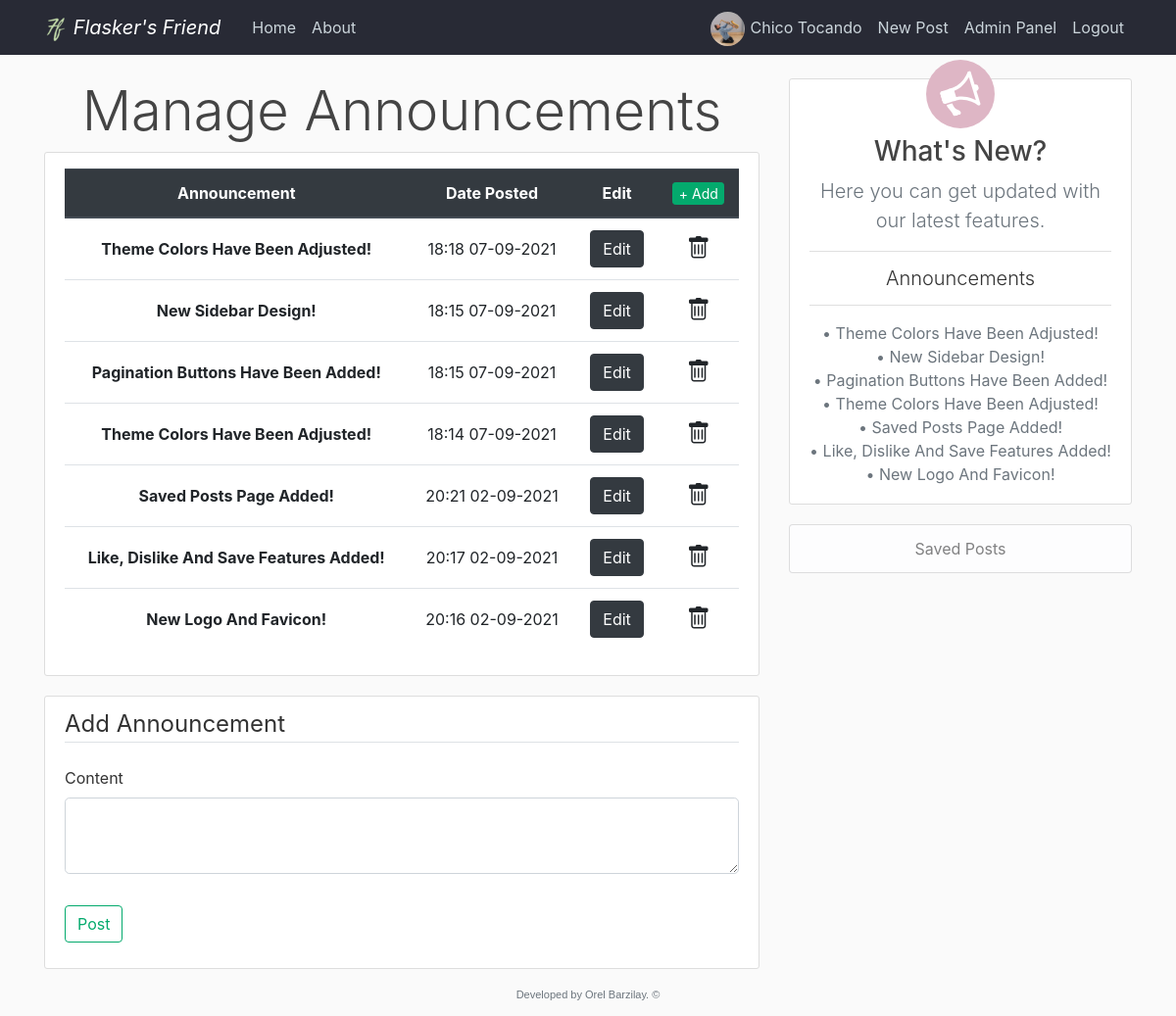
The app's page /announcements/add (signed in) with its own data.
### flaskblog/models.py (models this page shows, shortened)
class User(db.Model, UserMixin):
    id = db.Column(db.Integer, primary_key=True)
    username = db.Column(db.String(20), unique=True, nullable=False)
    email = db.Column(db.String(120), unique=True, nullable=False)
    image_file = db.Column(db.String(20), nullable=False, default='default.jpg')
    password = db.Column(db.String(60), nullable=False)
    admin = db.Column(db.Integer, nullable=False, default=0)  # Self Added
    posts = db.relationship('Post', backref='author', lazy=True)  # Here we refer the post class
    liked = db.relationship('PostLike', foreign_keys='PostLike.user_id', backref='user', lazy='dynamic')
    disliked = db.relationship('PostDislike', foreign_keys='PostDislike.user_id', backref='user', lazy='dynamic')
    saved = db.relationship('PostSave', foreign_keys='PostSave.user_id', backref='user', lazy='dynamic')

class Announcements(db.Model):
    id = db.Column(db.Integer, primary_key=True)
    content = db.Column(db.Text, nullable=False)
    date_posted = db.Column(db.DateTime, nullable=False, default=datetime.now, onupdate=datetime.now)

### flaskblog/admin/routes.py (the view)
@admin.route("/announcements/add", methods=['GET', 'POST'])
@admin_auth
def add_ann():
    anns = Announcements.query.order_by(Announcements.date_posted.desc())
    form = AddAnnouncementForm()
    if form.validate_on_submit():
        announcement = Announcements(content=form.content.data)
        db.session.add(announcement)
        db.session.commit()
        flash('Your announcement has been created!', 'success')
        return redirect(url_for('admin.announcements'))
    return render_template('admin/add_ann.html', title='Manage Announcements',
                           anns=anns, form=form, legend='Add Announcement')

### flaskblog/admin/forms.py
class AddAnnouncementForm(FlaskForm):
    content = TextAreaField('Content', validators=[DataRequired(), Length(min=1, max=150)])
    submit = SubmitField('Post')

### flaskblog/admin/utils.py (called while the page is built)
def admin_auth(func):
    @wraps(func)
    @login_required
    def wrapper(*args, **kwargs):
        if current_user.admin:
            return func(*args, **kwargs)
        return abort(403)
    return wrapper

### flaskblog/models.py (called while the page is built)
@login_manager.user_loader
def load_user(user_id):
    return User.query.get(int(user_id))

### flaskblog/templates/admin/add_ann.html (shortened to what this page needs)
{% extends "admin/announcements.html" %}
{% block secondary_content %}
<div class="content-section">
  <form method="POST" action="">
    <fieldset class="form-group">
      <legend class="border-bottom mb-4">{{ legend }}</legend>
      <div class="form-group">
        {{ form.content.label(class="form-control-label") }}
        {% if form.content.errors %}
          {{ form.content(class="form-control form-control-lg is-invalid") }}
          <div class="invalid-feedback">
            {% for errors in form.content.errors %}
              <span>{{ error }}</span>
            {% endfor %}
          </div>
        {% else %}
          {{ form.content(class="form-control form-control-lg") }}
        {% endif %}
      </div>
    </fieldset>
    <div class="form-group">
      {{ form.submit(class="btn btn-outline-emerald") }}
    </div>
  </form>
</div>
{% endblock secondary_content %}

### flaskblog/templates/admin/announcements.html
{% extends "layout.html" %}
{% block content %}
  <h1 class="display-4 text-center">Manage Announcements</h1>
  <div class="panel panel-default content-section">
    <div class="table-responsive">
      <table class="table table-hover user-manager-table-mt">
        <thead class="thead-dark">
          <tr>
            <th scope="col" class="text-center">Announcement</th>
            <th scope="col" class="text-center">Date&nbsp;Posted</th>
            <th scope="col" class="text-center">Edit</th>
            <th scope="col" class="text-center">
              <a type="button" class="btn btn-emerald btn-xs-ann" href="{{ url_for('admin.add_ann') }}">+ Add</a>
            </th>
          </tr>
        </thead>
        <tbody>
          {% for ann in anns %}
          <tr>
            <th scope="row" class="text-center align-middle">{{ ann.content }}</th>
            <td class="text-center align-middle">{{ ann.date_posted.strftime('%H:%M %d-%m-%Y') }}</td>
            <td class="text-center align-middle">
              <a type="button" class="btn btn-dark align-middle" href="{{ url_for('admin.edit_ann', ann_id=ann.id) }}">Edit</a>
            </td>
            <td class="text-center align-middle">
              <a class="bi bi-trash announcement-delete" href="{{ url_for('admin.delete_ann', ann_id=ann.id) }}"></a>
            </td>
          </tr>
          {% endfor %}
        </tbody>
      </table>
    </div>
  </div>
{% endblock content %}
{% block sidebar %}
  <div class="col-md-4">
    <div class="content-section">
        <span class="sidebar-circle">
            <img class="sidebar-megaphone" src="{{ url_for('static', filename='megaphone-white.svg') }}">
        </span>
      <h3 class="text-center">What's New?</h3>
      <p class="text-muted text-center lead">Here you can get updated with our latest features.</p>
        <ul class="list-group list-group-flush">
          <li class="list-group-item text-center lead mb-2">Announcements</li>
            <p class="text-center mt-2 text-muted sidebar-p-mb">
              {% for ann in anns %}
                  &#8226; {{ann.content}}<br>
              {% endfor %}
            </p>
        </ul>
    </div>
      <ul class="list-group mb-3">
        <a type="button" class="btn list-group-item list-group-item-light text-center sidebar-button" href="{{ url_for('users.saved_posts', username=current_user.username) }}">Saved Posts</a>
      </ul>
  </div>
{% endblock sidebar %}

### flaskblog/templates/layout.html (shortened to what this page needs)
<!DOCTYPE html>
<html lang="en">
<head>
    <link rel="stylesheet" href="https://stackpath.bootstrapcdn.com/bootstrap/4.3.1/css/bootstrap.min.css">
    <link rel="stylesheet" type="text/css" href="{{ url_for('static', filename='main.css') }}">
    <link rel="stylesheet" href="https://cdn.jsdelivr.net/npm/bootstrap-icons@1.5.0/font/bootstrap-icons.css">
</head>
<body>
  <div class="content">
    <header class="site-header">
      <nav class="navbar navbar-expand-md navbar-dark bg-steel fixed-top">
        <div class="container">
          <a class="navbar-brand mr-4 font-italic" href="/">
            <img src="{{ url_for('static', filename='logo_24x24.png') }}" style="height: 24px;">
            Flasker's Friend
          </a>
          <div class="collapse navbar-collapse" id="navbarToggle">
            <div class="navbar-nav mr-auto">
              <a class="nav-item nav-link" href="{{ url_for('main.home') }}">Home</a>
              <a class="nav-item nav-link" href="{{ url_for('main.about') }}">About</a>
            </div>
            <div class="navbar-nav">
              {% if current_user.is_authenticated and current_user.admin == 1 %}
                <a class="nav-item nav-link" style="padding-bottom: 0; padding-top: 4px;" href="{{ url_for('users.account') }}">
                  <img class="rounded-circle navbar-account-img my-auto" src="{{ url_for('static', filename='profile_pics/' + current_user.image_file) }}">
                  {{ current_user.username }}
                </a>
                <a class="nav-item nav-link" href="{{ url_for('posts.new_post') }}">New Post</a>
                <a class="nav-item nav-link" href="{{ url_for('admin.admin_panel') }}">Admin Panel</a>
                <a class="nav-item nav-link" href="{{ url_for('users.logout') }}">Logout</a>
              {% else %}
                <a class="nav-item nav-link" href="{{ url_for('users.login') }}">Login</a>
                <a class="nav-item nav-link" href="{{ url_for('users.register') }}">Register</a>
              {% endif %}
            </div>
          </div>
        </div>
      </nav>
    </header>
    {% block main_container %}
    <main role="main" class="container">
      <div class="row main-container">
        {% endblock main_container %}
        {% block sidebox %}
        <div class="col-md-8">
        {% endblock sidebox %}
          {% block content %}{% endblock content %}
          {% block secondary_content %}{% endblock secondary_content %}
        </div>
        {% block sidebar %}{% endblock sidebar %}
    </main>
  </div>
    <footer class="footer">
      <p class="site-footer text-muted text-center">Developed by Orel Barzilay. &copy;</p>
    </footer>
</body>
</html>

### flaskblog/static/main.css (style rules this page uses)
html, body { height: 95.8%; }
.content { flex: 1 0 auto; }
body { background: #fafafa; color: #333333; margin-top: 5rem; display: flex; flex-direction: column; }
h1, h2, h3, h4, h5, h6 { color: #444444; }
.bg-steel { background-color: #282a35; }
.site-header .navbar-nav .nav-link { color: #cbd5db; }
.content-section { background: #ffffff; padding: 10px 20px; border: 1px solid #dddddd; border-radius: 3px; margin-bottom: 20px; }
.navbar-account-img { object-fit: cover; margin-right: 1px; height: 35px; width: 35px; }
.user-manager-table-mt { margin-top: 6px; }
.btn-xs-ann { width: 52.81px; padding: 0rem 0rem; font-size: .875rem; line-height: 1.5; border-radius: .2rem; vertical-align: baseline; }
.announcement-delete { color: inherit; font-size: 1.5rem; }
.main-container { justify-content: center; }
.btn-emerald { color: #fff; background-color: #04AA6D; border-color: #04AA6D; }
.btn-outline-emerald { color: #04AA6D; border-color: #04AA6D; }
.sidebar-circle { display: flex; justify-content: center; align-items: center; background: #deb6c5; color: #deb6c5; border-radius: 50%; padding: 10px; height: 70px; width: 70px; top: -30px; position: relative; margin-left: auto; margin-right: auto; margin-bottom: -23px; left: 0; right: 0; }
.sidebar-megaphone { height: 40px; transform: rotate(343deg); }
.sidebar-p-mb { margin-bottom: 8px; }
.footer { flex-shrink: 0; }
.site-footer { font: normal 11px arial,Calibri,Verdana,Geneva,sans-serif; }

### records on screen
User: image_file (picture), username "Chico Tocando"
Announcements: content "Theme Colors Have Been Adjusted!", date_posted "18:18 07-09-2021"
Announcements: content "New Sidebar Design!", date_posted "18:15 07-09-2021"
Announcements: content "Pagination Buttons Have Been Added!", date_posted "18:15 07-09-2021"
Announcements: content "Theme Colors Have Been Adjusted!", date_posted "18:14 07-09-2021"
Announcements: content "Saved Posts Page Added!", date_posted "20:21 02-09-2021"
Announcements: content "Like, Dislike And Save Features Added!", date_posted "20:17 02-09-2021"
Announcements: content "New Logo And Favicon!", date_posted "20:16 02-09-2021"

### other values on screen
{{ legend }} "Add Announcement"
